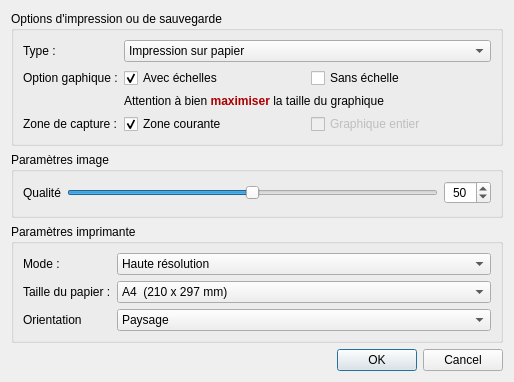
<?xml version="1.0" encoding="UTF-8"?>
<ui version="4.0">
 <class>PlotPrintDialog</class>
 <widget class="QDialog" name="PlotPrintDialog">
  <property name="geometry">
   <rect>
    <x>0</x>
    <y>0</y>
    <width>514</width>
    <height>382</height>
   </rect>
  </property>
  <property name="windowTitle">
   <string>Dialog</string>
  </property>
  <layout class="QVBoxLayout" name="verticalLayout">
   <item>
    <widget class="QGroupBox" name="groupBox_2">
     <property name="title">
      <string>Options d'impression ou de sauvegarde</string>
     </property>
     <layout class="QFormLayout" name="formLayout_3">
      <property name="fieldGrowthPolicy">
       <enum>QFormLayout::AllNonFixedFieldsGrow</enum>
      </property>
      <item row="0" column="0">
       <widget class="QLabel" name="printTypeLabel">
        <property name="text">
         <string>Type :</string>
        </property>
       </widget>
      </item>
      <item row="0" column="1">
       <widget class="QComboBox" name="printTypeComboBox">
        <item>
         <property name="text">
          <string>Impression sur papier</string>
         </property>
        </item>
        <item>
         <property name="text">
          <string>Sauvegarder au format image</string>
         </property>
        </item>
        <item>
         <property name="text">
          <string>Sauvegarder au format pdf</string>
         </property>
        </item>
       </widget>
      </item>
      <item row="1" column="0">
       <widget class="QLabel" name="graphicOptionLabel">
        <property name="text">
         <string>Option gaphique :</string>
        </property>
       </widget>
      </item>
      <item row="1" column="1">
       <layout class="QHBoxLayout" name="horizontalLayout_2">
        <item>
         <widget class="QCheckBox" name="withScaleCheckBox">
          <property name="text">
           <string>Avec échelles</string>
          </property>
          <property name="checked">
           <bool>true</bool>
          </property>
          <attribute name="buttonGroup">
           <string notr="true">buttonGroup</string>
          </attribute>
         </widget>
        </item>
        <item>
         <widget class="QCheckBox" name="checkBox_2">
          <property name="text">
           <string>Sans échelle</string>
          </property>
          <attribute name="buttonGroup">
           <string notr="true">buttonGroup</string>
          </attribute>
         </widget>
        </item>
       </layout>
      </item>
      <item row="3" column="0">
       <widget class="QLabel" name="zoneDeCaptureLabel">
        <property name="text">
         <string>Zone de capture :</string>
        </property>
       </widget>
      </item>
      <item row="3" column="1">
       <layout class="QHBoxLayout" name="horizontalLayout_3">
        <item>
         <widget class="QCheckBox" name="currentViewCheckBox">
          <property name="text">
           <string>Zone courante</string>
          </property>
          <property name="checked">
           <bool>true</bool>
          </property>
          <attribute name="buttonGroup">
           <string notr="true">buttonGroup_2</string>
          </attribute>
         </widget>
        </item>
        <item>
         <widget class="QCheckBox" name="globalViewCheckBox">
          <property name="enabled">
           <bool>false</bool>
          </property>
          <property name="text">
           <string>Graphique entier</string>
          </property>
          <property name="checked">
           <bool>false</bool>
          </property>
          <attribute name="buttonGroup">
           <string notr="true">buttonGroup_2</string>
          </attribute>
         </widget>
        </item>
       </layout>
      </item>
      <item row="2" column="0">
       <widget class="QLabel" name="warningIconLabel">
        <property name="text">
         <string/>
        </property>
       </widget>
      </item>
      <item row="2" column="1">
       <widget class="QLabel" name="warningLabel">
        <property name="text">
         <string>&lt;html&gt;&lt;head/&gt;&lt;body&gt;&lt;p&gt;&lt;span style=&quot; color:#000000;&quot;&gt;Attention à bien &lt;/span&gt;&lt;span style=&quot; font-weight:600; color:#aa0000;&quot;&gt;maximiser&lt;/span&gt;&lt;span style=&quot; color:#000000;&quot;&gt; la taille du graphique&lt;/span&gt;&lt;/p&gt;&lt;/body&gt;&lt;/html&gt;</string>
        </property>
       </widget>
      </item>
     </layout>
    </widget>
   </item>
   <item>
    <widget class="QGroupBox" name="pictureGroupBox">
     <property name="title">
      <string>Paramètres image</string>
     </property>
     <layout class="QFormLayout" name="formLayout_2">
      <item row="0" column="0">
       <widget class="QLabel" name="pictureQualityLabel">
        <property name="text">
         <string>Qualité</string>
        </property>
       </widget>
      </item>
      <item row="0" column="1">
       <layout class="QHBoxLayout" name="horizontalLayout">
        <item>
         <widget class="QSlider" name="pictureQualitySlider">
          <property name="maximum">
           <number>100</number>
          </property>
          <property name="value">
           <number>50</number>
          </property>
          <property name="orientation">
           <enum>Qt::Horizontal</enum>
          </property>
         </widget>
        </item>
        <item>
         <widget class="QSpinBox" name="pictureQualitySpinBox">
          <property name="alignment">
           <set>Qt::AlignCenter</set>
          </property>
          <property name="accelerated">
           <bool>true</bool>
          </property>
          <property name="maximum">
           <number>100</number>
          </property>
          <property name="value">
           <number>50</number>
          </property>
         </widget>
        </item>
       </layout>
      </item>
     </layout>
    </widget>
   </item>
   <item>
    <widget class="QGroupBox" name="printerGroupBox">
     <property name="title">
      <string>Paramètres imprimante</string>
     </property>
     <layout class="QFormLayout" name="formLayout">
      <property name="fieldGrowthPolicy">
       <enum>QFormLayout::AllNonFixedFieldsGrow</enum>
      </property>
      <item row="0" column="0">
       <widget class="QLabel" name="label">
        <property name="text">
         <string>Mode : </string>
        </property>
       </widget>
      </item>
      <item row="0" column="1">
       <widget class="QComboBox" name="printerModeComboBox">
        <property name="currentIndex">
         <number>2</number>
        </property>
        <item>
         <property name="text">
          <string>Résolution de l'écran</string>
         </property>
        </item>
        <item>
         <property name="text">
          <string>Résolution par défaut de l'imprimante</string>
         </property>
        </item>
        <item>
         <property name="text">
          <string>Haute résolution</string>
         </property>
        </item>
       </widget>
      </item>
      <item row="1" column="0">
       <widget class="QLabel" name="tailleDuPapierLabel">
        <property name="text">
         <string>Taille du papier :</string>
        </property>
       </widget>
      </item>
      <item row="1" column="1">
       <widget class="QComboBox" name="paperSizeComboBox">
        <item>
         <property name="text">
          <string>A4  (210 x 297 mm)</string>
         </property>
        </item>
        <item>
         <property name="text">
          <string>B5  (176 x 250 mm)</string>
         </property>
        </item>
        <item>
         <property name="text">
          <string>Letter (215.9 x 279.4 mm)</string>
         </property>
        </item>
        <item>
         <property name="text">
          <string>Legal (215.9 x 355.6 mm)</string>
         </property>
        </item>
        <item>
         <property name="text">
          <string>Executive (190.5 x 254 mm)</string>
         </property>
        </item>
        <item>
         <property name="text">
          <string>A0 (841 x 1189 mm)</string>
         </property>
        </item>
        <item>
         <property name="text">
          <string>A1 (594 x 841 mm)</string>
         </property>
        </item>
        <item>
         <property name="text">
          <string>A2 (420 x 594 mm)</string>
         </property>
        </item>
        <item>
         <property name="text">
          <string>A3 (297 x 420 mm)</string>
         </property>
        </item>
        <item>
         <property name="text">
          <string>A5 (148 x 210 mm)</string>
         </property>
        </item>
        <item>
         <property name="text">
          <string>A6 (105 x 148 mm)</string>
         </property>
        </item>
        <item>
         <property name="text">
          <string>A7 (74 x 105 mm)</string>
         </property>
        </item>
        <item>
         <property name="text">
          <string>A8 (52 x 74 mm)</string>
         </property>
        </item>
        <item>
         <property name="text">
          <string>A9 (37 x 52 mm)</string>
         </property>
        </item>
        <item>
         <property name="text">
          <string>B0 (1000 x 1414 mm)</string>
         </property>
        </item>
        <item>
         <property name="text">
          <string>B1 (707 x 1000 mm)</string>
         </property>
        </item>
        <item>
         <property name="text">
          <string>B10 (31 x 44 mm)</string>
         </property>
        </item>
        <item>
         <property name="text">
          <string>B2 (500 x 707 mm)</string>
         </property>
        </item>
        <item>
         <property name="text">
          <string>B3 (353 x 500 mm)</string>
         </property>
        </item>
        <item>
         <property name="text">
          <string>B4 (250 x 353 mm)</string>
         </property>
        </item>
        <item>
         <property name="text">
          <string>B6 (125 x 176 mm)</string>
         </property>
        </item>
        <item>
         <property name="text">
          <string>B7 (88 x 125 mm)</string>
         </property>
        </item>
        <item>
         <property name="text">
          <string>B8 (62 x 88 mm)</string>
         </property>
        </item>
        <item>
         <property name="text">
          <string>B9 (33 x 62 mm)</string>
         </property>
        </item>
        <item>
         <property name="text">
          <string>C5E (163 x 229 mm)</string>
         </property>
        </item>
        <item>
         <property name="text">
          <string>Comm10E (105 x 241 mm, U.S. Common 10 Envelope)</string>
         </property>
        </item>
        <item>
         <property name="text">
          <string>DLE (110 x 220 mm)</string>
         </property>
        </item>
        <item>
         <property name="text">
          <string>Folio (210 x 330 mm)</string>
         </property>
        </item>
        <item>
         <property name="text">
          <string>Ledger (431.8 x 279.4 mm)</string>
         </property>
        </item>
        <item>
         <property name="text">
          <string>Tabloid (279.4 x 431.8 mm)</string>
         </property>
        </item>
        <item>
         <property name="text">
          <string>Manuel</string>
         </property>
        </item>
       </widget>
      </item>
      <item row="2" column="0">
       <widget class="QLabel" name="orientationLabel">
        <property name="text">
         <string>Orientation</string>
        </property>
       </widget>
      </item>
      <item row="2" column="1">
       <widget class="QComboBox" name="paperOrientationComboBox">
        <property name="currentIndex">
         <number>1</number>
        </property>
        <item>
         <property name="text">
          <string>Portrait</string>
         </property>
        </item>
        <item>
         <property name="text">
          <string>Paysage</string>
         </property>
        </item>
       </widget>
      </item>
     </layout>
    </widget>
   </item>
   <item>
    <widget class="QDialogButtonBox" name="buttonBox">
     <property name="orientation">
      <enum>Qt::Horizontal</enum>
     </property>
     <property name="standardButtons">
      <set>QDialogButtonBox::Cancel|QDialogButtonBox::Ok</set>
     </property>
    </widget>
   </item>
  </layout>
 </widget>
 <resources/>
 <connections>
  <connection>
   <sender>buttonBox</sender>
   <signal>accepted()</signal>
   <receiver>PlotPrintDialog</receiver>
   <slot>accept()</slot>
   <hints>
    <hint type="sourcelabel">
     <x>257</x>
     <y>448</y>
    </hint>
    <hint type="destinationlabel">
     <x>157</x>
     <y>274</y>
    </hint>
   </hints>
  </connection>
  <connection>
   <sender>buttonBox</sender>
   <signal>rejected()</signal>
   <receiver>PlotPrintDialog</receiver>
   <slot>reject()</slot>
   <hints>
    <hint type="sourcelabel">
     <x>325</x>
     <y>448</y>
    </hint>
    <hint type="destinationlabel">
     <x>286</x>
     <y>274</y>
    </hint>
   </hints>
  </connection>
  <connection>
   <sender>pictureQualitySlider</sender>
   <signal>valueChanged(int)</signal>
   <receiver>pictureQualitySpinBox</receiver>
   <slot>setValue(int)</slot>
   <hints>
    <hint type="sourcelabel">
     <x>346</x>
     <y>234</y>
    </hint>
    <hint type="destinationlabel">
     <x>493</x>
     <y>228</y>
    </hint>
   </hints>
  </connection>
  <connection>
   <sender>pictureQualitySpinBox</sender>
   <signal>valueChanged(int)</signal>
   <receiver>pictureQualitySlider</receiver>
   <slot>setValue(int)</slot>
   <hints>
    <hint type="sourcelabel">
     <x>490</x>
     <y>238</y>
    </hint>
    <hint type="destinationlabel">
     <x>294</x>
     <y>233</y>
    </hint>
   </hints>
  </connection>
 </connections>
 <buttongroups>
  <buttongroup name="buttonGroup"/>
  <buttongroup name="buttonGroup_2"/>
 </buttongroups>
</ui>
